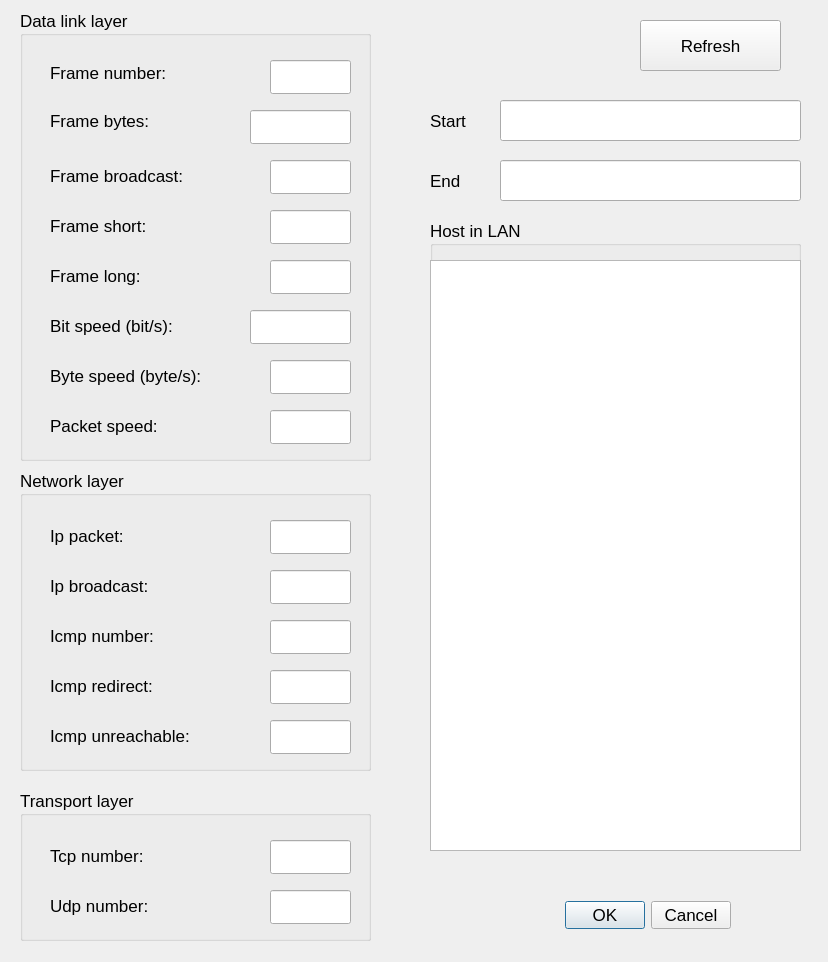
<?xml version="1.0" encoding="UTF-8"?>
<ui version="4.0">
 <class>Statistics_UI</class>
 <widget class="QDialog" name="Statistics_UI">
  <property name="enabled">
   <bool>true</bool>
  </property>
  <property name="geometry">
   <rect>
    <x>0</x>
    <y>0</y>
    <width>828</width>
    <height>962</height>
   </rect>
  </property>
  <property name="sizePolicy">
   <sizepolicy hsizetype="Preferred" vsizetype="Preferred">
    <horstretch>0</horstretch>
    <verstretch>0</verstretch>
   </sizepolicy>
  </property>
  <property name="font">
   <font>
    <pointsize>13</pointsize>
   </font>
  </property>
  <property name="windowTitle">
   <string>Statistics</string>
  </property>
  <widget class="QDialogButtonBox" name="buttonBox">
   <property name="geometry">
    <rect>
     <x>520</x>
     <y>890</y>
     <width>211</width>
     <height>51</height>
    </rect>
   </property>
   <property name="font">
    <font>
     <pointsize>13</pointsize>
    </font>
   </property>
   <property name="orientation">
    <enum>Qt::Horizontal</enum>
   </property>
   <property name="standardButtons">
    <set>QDialogButtonBox::Cancel|QDialogButtonBox::Ok</set>
   </property>
  </widget>
  <widget class="QPushButton" name="pushButton_refresh">
   <property name="geometry">
    <rect>
     <x>640</x>
     <y>20</y>
     <width>141</width>
     <height>51</height>
    </rect>
   </property>
   <property name="font">
    <font>
     <pointsize>13</pointsize>
    </font>
   </property>
   <property name="text">
    <string>Refresh</string>
   </property>
  </widget>
  <widget class="QGroupBox" name="groupBox_datalink">
   <property name="geometry">
    <rect>
     <x>20</x>
     <y>10</y>
     <width>351</width>
     <height>451</height>
    </rect>
   </property>
   <property name="font">
    <font>
     <pointsize>13</pointsize>
    </font>
   </property>
   <property name="title">
    <string>Data link layer</string>
   </property>
   <widget class="QLabel" name="label">
    <property name="geometry">
     <rect>
      <x>30</x>
      <y>50</y>
      <width>161</width>
      <height>26</height>
     </rect>
    </property>
    <property name="text">
     <string>Frame number:</string>
    </property>
   </widget>
   <widget class="QLabel" name="label_2">
    <property name="geometry">
     <rect>
      <x>30</x>
      <y>90</y>
      <width>161</width>
      <height>41</height>
     </rect>
    </property>
    <property name="text">
     <string>Frame bytes:</string>
    </property>
   </widget>
   <widget class="QLabel" name="label_3">
    <property name="geometry">
     <rect>
      <x>30</x>
      <y>140</y>
      <width>201</width>
      <height>51</height>
     </rect>
    </property>
    <property name="text">
     <string>Frame broadcast:</string>
    </property>
   </widget>
   <widget class="QLabel" name="label_4">
    <property name="geometry">
     <rect>
      <x>30</x>
      <y>190</y>
      <width>151</width>
      <height>51</height>
     </rect>
    </property>
    <property name="text">
     <string>Frame short:</string>
    </property>
   </widget>
   <widget class="QLabel" name="label_5">
    <property name="geometry">
     <rect>
      <x>30</x>
      <y>240</y>
      <width>151</width>
      <height>51</height>
     </rect>
    </property>
    <property name="text">
     <string>Frame long:</string>
    </property>
   </widget>
   <widget class="QLabel" name="label_6">
    <property name="geometry">
     <rect>
      <x>30</x>
      <y>290</y>
      <width>181</width>
      <height>51</height>
     </rect>
    </property>
    <property name="text">
     <string>Bit speed (bit/s):</string>
    </property>
   </widget>
   <widget class="QLabel" name="label_7">
    <property name="geometry">
     <rect>
      <x>30</x>
      <y>390</y>
      <width>171</width>
      <height>51</height>
     </rect>
    </property>
    <property name="text">
     <string>Packet speed:</string>
    </property>
   </widget>
   <widget class="QLabel" name="label_8">
    <property name="geometry">
     <rect>
      <x>30</x>
      <y>340</y>
      <width>211</width>
      <height>51</height>
     </rect>
    </property>
    <property name="text">
     <string>Byte speed (byte/s):</string>
    </property>
   </widget>
   <widget class="QLineEdit" name="frame_num">
    <property name="geometry">
     <rect>
      <x>250</x>
      <y>50</y>
      <width>81</width>
      <height>34</height>
     </rect>
    </property>
    <property name="alignment">
     <set>Qt::AlignRight|Qt::AlignTrailing|Qt::AlignVCenter</set>
    </property>
    <property name="readOnly">
     <bool>true</bool>
    </property>
   </widget>
   <widget class="QLineEdit" name="frame_byte">
    <property name="geometry">
     <rect>
      <x>230</x>
      <y>100</y>
      <width>101</width>
      <height>34</height>
     </rect>
    </property>
    <property name="alignment">
     <set>Qt::AlignRight|Qt::AlignTrailing|Qt::AlignVCenter</set>
    </property>
    <property name="readOnly">
     <bool>true</bool>
    </property>
   </widget>
   <widget class="QLineEdit" name="frame_broadcast">
    <property name="geometry">
     <rect>
      <x>250</x>
      <y>150</y>
      <width>81</width>
      <height>34</height>
     </rect>
    </property>
    <property name="alignment">
     <set>Qt::AlignRight|Qt::AlignTrailing|Qt::AlignVCenter</set>
    </property>
    <property name="readOnly">
     <bool>true</bool>
    </property>
   </widget>
   <widget class="QLineEdit" name="frame_short">
    <property name="geometry">
     <rect>
      <x>250</x>
      <y>200</y>
      <width>81</width>
      <height>34</height>
     </rect>
    </property>
    <property name="alignment">
     <set>Qt::AlignRight|Qt::AlignTrailing|Qt::AlignVCenter</set>
    </property>
    <property name="readOnly">
     <bool>true</bool>
    </property>
   </widget>
   <widget class="QLineEdit" name="frame_long">
    <property name="geometry">
     <rect>
      <x>250</x>
      <y>250</y>
      <width>81</width>
      <height>34</height>
     </rect>
    </property>
    <property name="alignment">
     <set>Qt::AlignRight|Qt::AlignTrailing|Qt::AlignVCenter</set>
    </property>
    <property name="readOnly">
     <bool>true</bool>
    </property>
   </widget>
   <widget class="QLineEdit" name="bit_peed">
    <property name="geometry">
     <rect>
      <x>230</x>
      <y>300</y>
      <width>101</width>
      <height>34</height>
     </rect>
    </property>
    <property name="alignment">
     <set>Qt::AlignRight|Qt::AlignTrailing|Qt::AlignVCenter</set>
    </property>
    <property name="readOnly">
     <bool>true</bool>
    </property>
   </widget>
   <widget class="QLineEdit" name="byte_speed">
    <property name="geometry">
     <rect>
      <x>250</x>
      <y>350</y>
      <width>81</width>
      <height>34</height>
     </rect>
    </property>
    <property name="alignment">
     <set>Qt::AlignRight|Qt::AlignTrailing|Qt::AlignVCenter</set>
    </property>
    <property name="readOnly">
     <bool>true</bool>
    </property>
   </widget>
   <widget class="QLineEdit" name="packet_speed">
    <property name="geometry">
     <rect>
      <x>250</x>
      <y>400</y>
      <width>81</width>
      <height>34</height>
     </rect>
    </property>
    <property name="alignment">
     <set>Qt::AlignRight|Qt::AlignTrailing|Qt::AlignVCenter</set>
    </property>
    <property name="readOnly">
     <bool>true</bool>
    </property>
   </widget>
  </widget>
  <widget class="QGroupBox" name="groupBox_host">
   <property name="geometry">
    <rect>
     <x>430</x>
     <y>220</y>
     <width>371</width>
     <height>631</height>
    </rect>
   </property>
   <property name="font">
    <font>
     <pointsize>13</pointsize>
    </font>
   </property>
   <property name="styleSheet">
    <string notr="true">border-color: qlineargradient(spread:pad, x1:0, y1:0, x2:1, y2:0, stop:0 rgba(255, 0, 0, 255), stop:0.166 rgba(255, 255, 0, 255), stop:0.333 rgba(0, 255, 0, 255), stop:0.5 rgba(0, 255, 255, 255), stop:0.666 rgba(0, 0, 255, 255), stop:0.833 rgba(255, 0, 255, 255), stop:1 rgba(255, 0, 0, 255));</string>
   </property>
   <property name="title">
    <string>Host in LAN</string>
   </property>
   <widget class="QListWidget" name="listWidget">
    <property name="geometry">
     <rect>
      <x>0</x>
      <y>40</y>
      <width>371</width>
      <height>591</height>
     </rect>
    </property>
    <property name="font">
     <font>
      <pointsize>13</pointsize>
     </font>
    </property>
   </widget>
  </widget>
  <widget class="QGroupBox" name="groupBox_network">
   <property name="geometry">
    <rect>
     <x>20</x>
     <y>470</y>
     <width>351</width>
     <height>301</height>
    </rect>
   </property>
   <property name="font">
    <font>
     <pointsize>13</pointsize>
    </font>
   </property>
   <property name="title">
    <string>Network layer</string>
   </property>
   <widget class="QLineEdit" name="ip_num">
    <property name="geometry">
     <rect>
      <x>250</x>
      <y>50</y>
      <width>81</width>
      <height>34</height>
     </rect>
    </property>
    <property name="alignment">
     <set>Qt::AlignRight|Qt::AlignTrailing|Qt::AlignVCenter</set>
    </property>
    <property name="readOnly">
     <bool>true</bool>
    </property>
   </widget>
   <widget class="QLineEdit" name="ip_broadcast">
    <property name="geometry">
     <rect>
      <x>250</x>
      <y>100</y>
      <width>81</width>
      <height>34</height>
     </rect>
    </property>
    <property name="alignment">
     <set>Qt::AlignRight|Qt::AlignTrailing|Qt::AlignVCenter</set>
    </property>
    <property name="readOnly">
     <bool>true</bool>
    </property>
   </widget>
   <widget class="QLineEdit" name="icmp_num">
    <property name="geometry">
     <rect>
      <x>250</x>
      <y>150</y>
      <width>81</width>
      <height>34</height>
     </rect>
    </property>
    <property name="alignment">
     <set>Qt::AlignRight|Qt::AlignTrailing|Qt::AlignVCenter</set>
    </property>
    <property name="readOnly">
     <bool>true</bool>
    </property>
   </widget>
   <widget class="QLineEdit" name="icmp_redirect">
    <property name="geometry">
     <rect>
      <x>250</x>
      <y>200</y>
      <width>81</width>
      <height>34</height>
     </rect>
    </property>
    <property name="alignment">
     <set>Qt::AlignRight|Qt::AlignTrailing|Qt::AlignVCenter</set>
    </property>
    <property name="readOnly">
     <bool>true</bool>
    </property>
   </widget>
   <widget class="QLineEdit" name="icmp_unreachable">
    <property name="geometry">
     <rect>
      <x>250</x>
      <y>250</y>
      <width>81</width>
      <height>34</height>
     </rect>
    </property>
    <property name="alignment">
     <set>Qt::AlignRight|Qt::AlignTrailing|Qt::AlignVCenter</set>
    </property>
    <property name="readOnly">
     <bool>true</bool>
    </property>
   </widget>
   <widget class="QLabel" name="label_21">
    <property name="geometry">
     <rect>
      <x>30</x>
      <y>250</y>
      <width>211</width>
      <height>31</height>
     </rect>
    </property>
    <property name="text">
     <string>Icmp unreachable:</string>
    </property>
   </widget>
   <widget class="QLabel" name="label_22">
    <property name="geometry">
     <rect>
      <x>30</x>
      <y>200</y>
      <width>161</width>
      <height>31</height>
     </rect>
    </property>
    <property name="text">
     <string>Icmp redirect:</string>
    </property>
   </widget>
   <widget class="QLabel" name="label_23">
    <property name="geometry">
     <rect>
      <x>30</x>
      <y>150</y>
      <width>171</width>
      <height>31</height>
     </rect>
    </property>
    <property name="text">
     <string>Icmp number:</string>
    </property>
   </widget>
   <widget class="QLabel" name="label_24">
    <property name="geometry">
     <rect>
      <x>30</x>
      <y>100</y>
      <width>141</width>
      <height>31</height>
     </rect>
    </property>
    <property name="text">
     <string>Ip broadcast:</string>
    </property>
   </widget>
   <widget class="QLabel" name="label_25">
    <property name="geometry">
     <rect>
      <x>30</x>
      <y>50</y>
      <width>161</width>
      <height>31</height>
     </rect>
    </property>
    <property name="text">
     <string>Ip packet:</string>
    </property>
   </widget>
  </widget>
  <widget class="QGroupBox" name="groupBox_transort">
   <property name="geometry">
    <rect>
     <x>20</x>
     <y>790</y>
     <width>351</width>
     <height>151</height>
    </rect>
   </property>
   <property name="title">
    <string>Transport layer</string>
   </property>
   <widget class="QLabel" name="label_9">
    <property name="geometry">
     <rect>
      <x>30</x>
      <y>50</y>
      <width>161</width>
      <height>31</height>
     </rect>
    </property>
    <property name="text">
     <string>Tcp number:</string>
    </property>
   </widget>
   <widget class="QLabel" name="label_10">
    <property name="geometry">
     <rect>
      <x>30</x>
      <y>100</y>
      <width>151</width>
      <height>31</height>
     </rect>
    </property>
    <property name="text">
     <string>Udp number:</string>
    </property>
   </widget>
   <widget class="QLineEdit" name="tcp_num">
    <property name="geometry">
     <rect>
      <x>250</x>
      <y>50</y>
      <width>81</width>
      <height>34</height>
     </rect>
    </property>
    <property name="alignment">
     <set>Qt::AlignRight|Qt::AlignTrailing|Qt::AlignVCenter</set>
    </property>
    <property name="readOnly">
     <bool>true</bool>
    </property>
   </widget>
   <widget class="QLineEdit" name="udp_num">
    <property name="geometry">
     <rect>
      <x>250</x>
      <y>100</y>
      <width>81</width>
      <height>34</height>
     </rect>
    </property>
    <property name="alignment">
     <set>Qt::AlignRight|Qt::AlignTrailing|Qt::AlignVCenter</set>
    </property>
    <property name="readOnly">
     <bool>true</bool>
    </property>
   </widget>
  </widget>
  <widget class="QLabel" name="label_start_time">
   <property name="geometry">
    <rect>
     <x>430</x>
     <y>100</y>
     <width>141</width>
     <height>41</height>
    </rect>
   </property>
   <property name="text">
    <string>Start</string>
   </property>
  </widget>
  <widget class="QLabel" name="label_end_time">
   <property name="geometry">
    <rect>
     <x>430</x>
     <y>160</y>
     <width>111</width>
     <height>41</height>
    </rect>
   </property>
   <property name="text">
    <string>End</string>
   </property>
  </widget>
  <widget class="QLineEdit" name="start_time">
   <property name="enabled">
    <bool>true</bool>
   </property>
   <property name="geometry">
    <rect>
     <x>500</x>
     <y>100</y>
     <width>301</width>
     <height>41</height>
    </rect>
   </property>
   <property name="readOnly">
    <bool>true</bool>
   </property>
  </widget>
  <widget class="QLineEdit" name="end_time">
   <property name="geometry">
    <rect>
     <x>500</x>
     <y>160</y>
     <width>301</width>
     <height>41</height>
    </rect>
   </property>
   <property name="readOnly">
    <bool>true</bool>
   </property>
  </widget>
 </widget>
 <resources/>
 <connections>
  <connection>
   <sender>buttonBox</sender>
   <signal>accepted()</signal>
   <receiver>Statistics_UI</receiver>
   <slot>accept()</slot>
   <hints>
    <hint type="sourcelabel">
     <x>248</x>
     <y>254</y>
    </hint>
    <hint type="destinationlabel">
     <x>157</x>
     <y>274</y>
    </hint>
   </hints>
  </connection>
  <connection>
   <sender>buttonBox</sender>
   <signal>rejected()</signal>
   <receiver>Statistics_UI</receiver>
   <slot>reject()</slot>
   <hints>
    <hint type="sourcelabel">
     <x>316</x>
     <y>260</y>
    </hint>
    <hint type="destinationlabel">
     <x>286</x>
     <y>274</y>
    </hint>
   </hints>
  </connection>
 </connections>
</ui>
